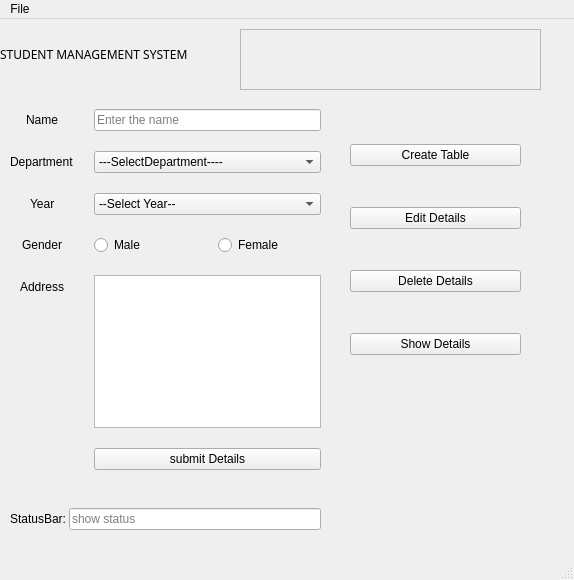
<?xml version="1.0" encoding="UTF-8"?>
<ui version="4.0">
 <class>MainWindow</class>
 <widget class="QMainWindow" name="MainWindow">
  <property name="geometry">
   <rect>
    <x>0</x>
    <y>0</y>
    <width>574</width>
    <height>580</height>
   </rect>
  </property>
  <property name="windowTitle">
   <string>MainWindow</string>
  </property>
  <widget class="QWidget" name="centralwidget">
   <widget class="QLabel" name="label">
    <property name="geometry">
     <rect>
      <x>0</x>
      <y>20</y>
      <width>291</width>
      <height>31</height>
     </rect>
    </property>
    <property name="sizePolicy">
     <sizepolicy hsizetype="Preferred" vsizetype="Preferred">
      <horstretch>0</horstretch>
      <verstretch>0</verstretch>
     </sizepolicy>
    </property>
    <property name="sizeIncrement">
     <size>
      <width>20</width>
      <height>20</height>
     </size>
    </property>
    <property name="baseSize">
     <size>
      <width>20</width>
      <height>20</height>
     </size>
    </property>
    <property name="font">
     <font>
      <family>Snap ITC</family>
     </font>
    </property>
    <property name="text">
     <string>STUDENT MANAGEMENT SYSTEM</string>
    </property>
   </widget>
   <widget class="QLabel" name="label_2">
    <property name="geometry">
     <rect>
      <x>240</x>
      <y>10</y>
      <width>301</width>
      <height>61</height>
     </rect>
    </property>
    <property name="frameShape">
     <enum>QFrame::StyledPanel</enum>
    </property>
    <property name="frameShadow">
     <enum>QFrame::Plain</enum>
    </property>
    <property name="text">
     <string/>
    </property>
    <property name="pixmap">
     <pixmap>../../../../Users/DellAjay/Downloads/index1.png</pixmap>
    </property>
    <property name="scaledContents">
     <bool>true</bool>
    </property>
    <property name="wordWrap">
     <bool>false</bool>
    </property>
   </widget>
   <widget class="QWidget" name="formLayoutWidget_2">
    <property name="geometry">
     <rect>
      <x>10</x>
      <y>90</y>
      <width>311</width>
      <height>361</height>
     </rect>
    </property>
    <layout class="QFormLayout" name="formLayout_2">
     <property name="labelAlignment">
      <set>Qt::AlignCenter</set>
     </property>
     <property name="horizontalSpacing">
      <number>20</number>
     </property>
     <property name="verticalSpacing">
      <number>20</number>
     </property>
     <item row="0" column="0">
      <widget class="QLabel" name="label_3">
       <property name="sizeIncrement">
        <size>
         <width>10</width>
         <height>10</height>
        </size>
       </property>
       <property name="text">
        <string>Name</string>
       </property>
      </widget>
     </item>
     <item row="0" column="1">
      <widget class="QLineEdit" name="lineEdit_3">
       <property name="sizePolicy">
        <sizepolicy hsizetype="Expanding" vsizetype="Fixed">
         <horstretch>0</horstretch>
         <verstretch>3</verstretch>
        </sizepolicy>
       </property>
       <property name="placeholderText">
        <string>Enter the name</string>
       </property>
      </widget>
     </item>
     <item row="1" column="0">
      <widget class="QLabel" name="label_4">
       <property name="text">
        <string>Department</string>
       </property>
      </widget>
     </item>
     <item row="2" column="0">
      <widget class="QLabel" name="label_5">
       <property name="text">
        <string>Year</string>
       </property>
      </widget>
     </item>
     <item row="4" column="0">
      <widget class="QLabel" name="label_6">
       <property name="text">
        <string>Gender</string>
       </property>
      </widget>
     </item>
     <item row="4" column="1">
      <layout class="QHBoxLayout" name="horizontalLayout_2">
       <item>
        <widget class="QRadioButton" name="radioButton">
         <property name="text">
          <string>Male</string>
         </property>
        </widget>
       </item>
       <item>
        <widget class="QRadioButton" name="radioButton_2">
         <property name="text">
          <string>Female</string>
         </property>
        </widget>
       </item>
      </layout>
     </item>
     <item row="5" column="0">
      <widget class="QLabel" name="label_7">
       <property name="text">
        <string>Address</string>
       </property>
      </widget>
     </item>
     <item row="5" column="1">
      <widget class="QTextEdit" name="textEdit"/>
     </item>
     <item row="6" column="0">
      <layout class="QHBoxLayout" name="horizontalLayout"/>
     </item>
     <item row="6" column="1">
      <widget class="QPushButton" name="pushButton">
       <property name="text">
        <string>submit Details</string>
       </property>
      </widget>
     </item>
     <item row="1" column="1">
      <widget class="QComboBox" name="comboBox">
       <item>
        <property name="text">
         <string>---SelectDepartment----</string>
        </property>
       </item>
       <item>
        <property name="text">
         <string>Computer Science</string>
        </property>
       </item>
       <item>
        <property name="text">
         <string>Mechcanical</string>
        </property>
       </item>
       <item>
        <property name="text">
         <string>Electranics and Electrical </string>
        </property>
       </item>
       <item>
        <property name="text">
         <string>Elecronic and communication </string>
        </property>
       </item>
       <item>
        <property name="text">
         <string>Mechtronics</string>
        </property>
       </item>
       <item>
        <property name="text">
         <string>Information Tecnology</string>
        </property>
       </item>
       <item>
        <property name="text">
         <string>Textile </string>
        </property>
       </item>
       <item>
        <property name="text">
         <string>Aeronatical</string>
        </property>
       </item>
      </widget>
     </item>
     <item row="2" column="1">
      <widget class="QComboBox" name="comboBox_2">
       <item>
        <property name="text">
         <string>--Select Year--</string>
        </property>
       </item>
       <item>
        <property name="text">
         <string>First </string>
        </property>
       </item>
       <item>
        <property name="text">
         <string>Second</string>
        </property>
       </item>
       <item>
        <property name="text">
         <string>Third</string>
        </property>
       </item>
       <item>
        <property name="text">
         <string>Final</string>
        </property>
       </item>
      </widget>
     </item>
    </layout>
   </widget>
   <widget class="QWidget" name="verticalLayoutWidget">
    <property name="geometry">
     <rect>
      <x>10</x>
      <y>460</y>
      <width>311</width>
      <height>80</height>
     </rect>
    </property>
    <layout class="QVBoxLayout" name="verticalLayout" stretch="0">
     <property name="spacing">
      <number>3</number>
     </property>
     <item>
      <layout class="QFormLayout" name="formLayout">
       <item row="0" column="0">
        <widget class="QLabel" name="label_8">
         <property name="acceptDrops">
          <bool>false</bool>
         </property>
         <property name="lineWidth">
          <number>0</number>
         </property>
         <property name="text">
          <string>StatusBar:</string>
         </property>
        </widget>
       </item>
       <item row="0" column="1">
        <widget class="QLineEdit" name="lineEdit_2">
         <property name="sizePolicy">
          <sizepolicy hsizetype="Minimum" vsizetype="Maximum">
           <horstretch>110</horstretch>
           <verstretch>3</verstretch>
          </sizepolicy>
         </property>
         <property name="readOnly">
          <bool>true</bool>
         </property>
         <property name="placeholderText">
          <string>show status  </string>
         </property>
        </widget>
       </item>
      </layout>
     </item>
    </layout>
   </widget>
   <widget class="QWidget" name="verticalLayoutWidget_2">
    <property name="geometry">
     <rect>
      <x>350</x>
      <y>90</y>
      <width>171</width>
      <height>281</height>
     </rect>
    </property>
    <layout class="QVBoxLayout" name="verticalLayout_2">
     <item>
      <widget class="QPushButton" name="pushButton_2">
       <property name="text">
        <string>Create Table</string>
       </property>
      </widget>
     </item>
     <item>
      <widget class="QPushButton" name="pushButton_3">
       <property name="text">
        <string>Edit Details</string>
       </property>
      </widget>
     </item>
     <item>
      <widget class="QPushButton" name="pushButton_4">
       <property name="text">
        <string>Delete Details</string>
       </property>
      </widget>
     </item>
     <item>
      <widget class="QPushButton" name="pushButton_5">
       <property name="text">
        <string>Show Details</string>
       </property>
      </widget>
     </item>
    </layout>
   </widget>
   <widget class="QLabel" name="label_9">
    <property name="geometry">
     <rect>
      <x>350</x>
      <y>360</y>
      <width>161</width>
      <height>181</height>
     </rect>
    </property>
    <property name="text">
     <string/>
    </property>
    <property name="pixmap">
     <pixmap>../../../../Users/DellAjay/Downloads/index.jpg</pixmap>
    </property>
   </widget>
  </widget>
  <widget class="QMenuBar" name="menubar">
   <property name="geometry">
    <rect>
     <x>0</x>
     <y>0</y>
     <width>574</width>
     <height>21</height>
    </rect>
   </property>
   <widget class="QMenu" name="menuFile">
    <property name="title">
     <string>File</string>
    </property>
    <widget class="QMenu" name="menuClose">
     <property name="title">
      <string>close</string>
     </property>
    </widget>
    <addaction name="menuClose"/>
   </widget>
   <addaction name="menuFile"/>
  </widget>
  <widget class="QStatusBar" name="statusbar"/>
 </widget>
 <resources/>
 <connections/>
</ui>
